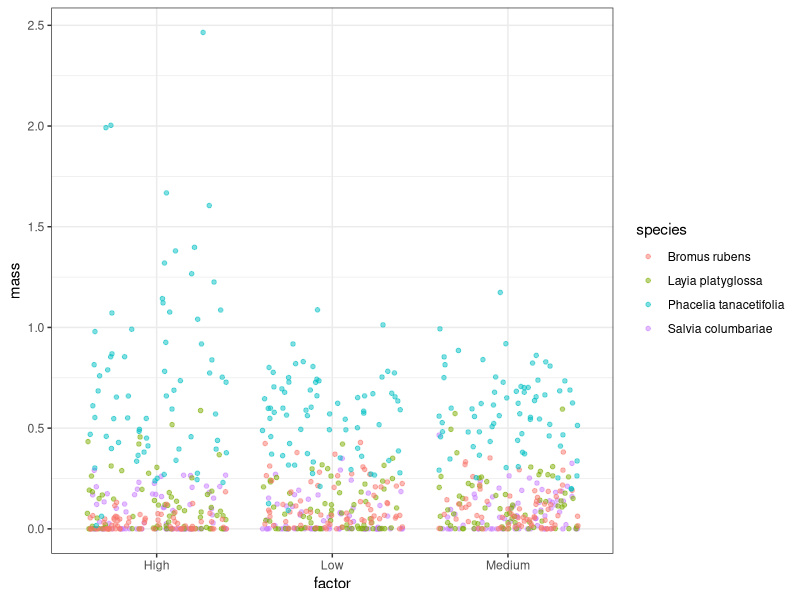
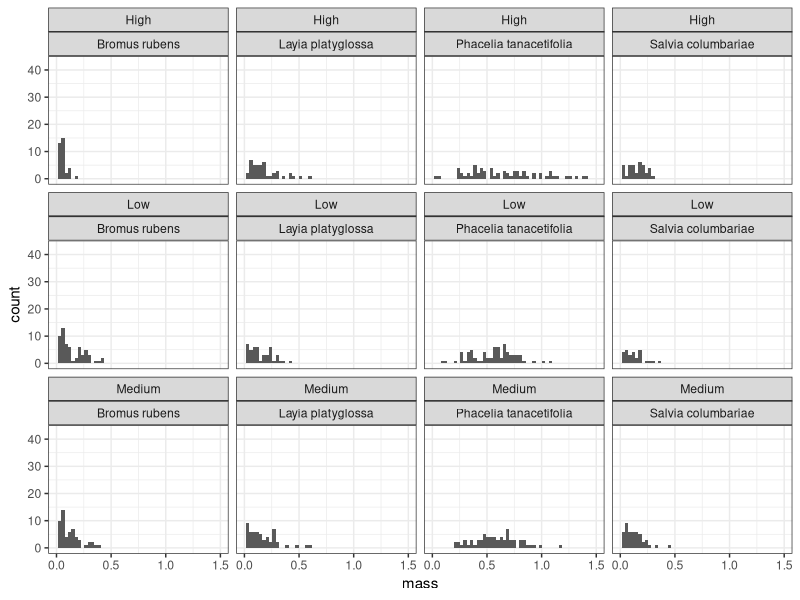
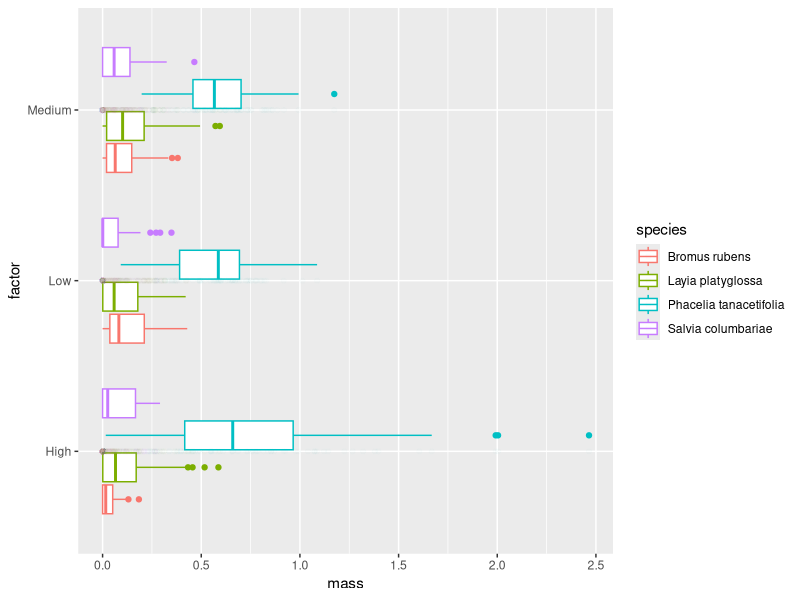
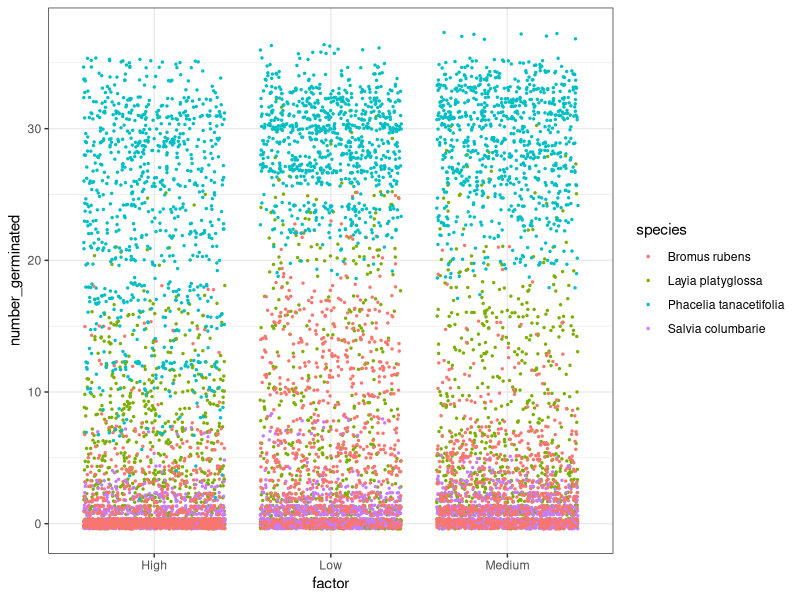
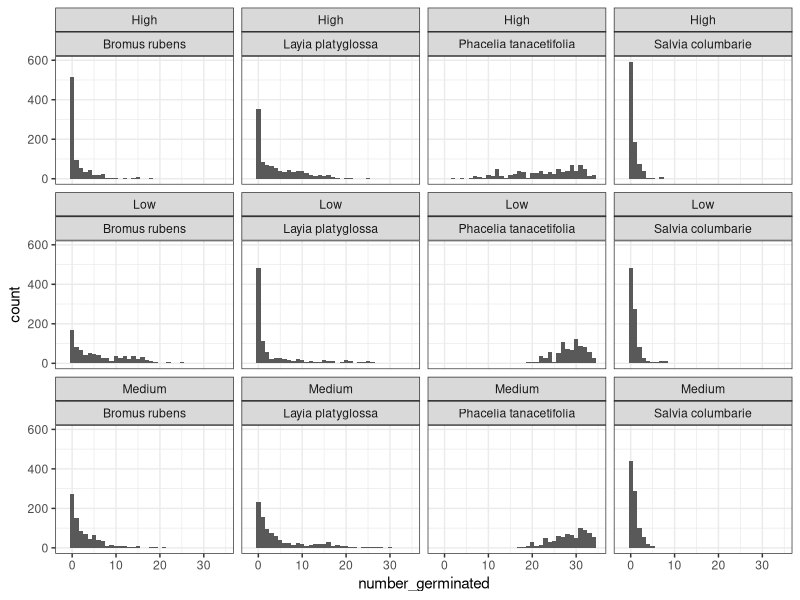
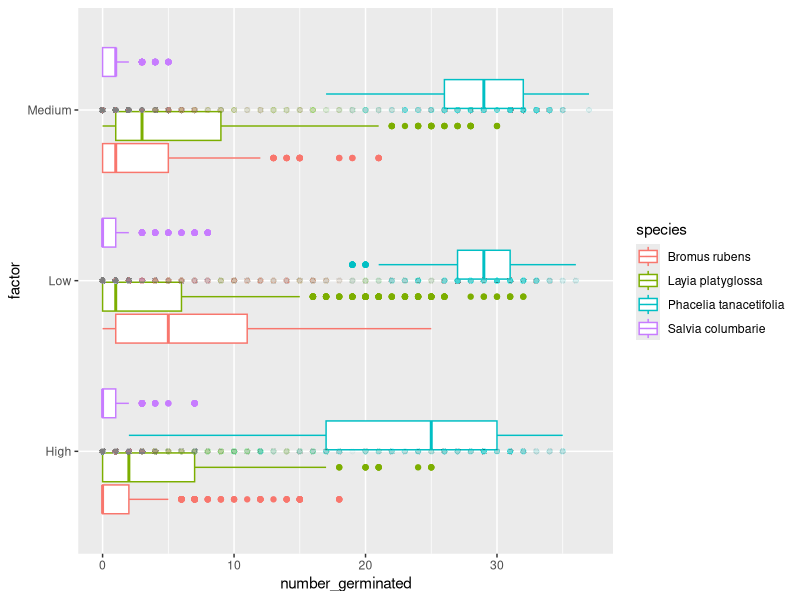
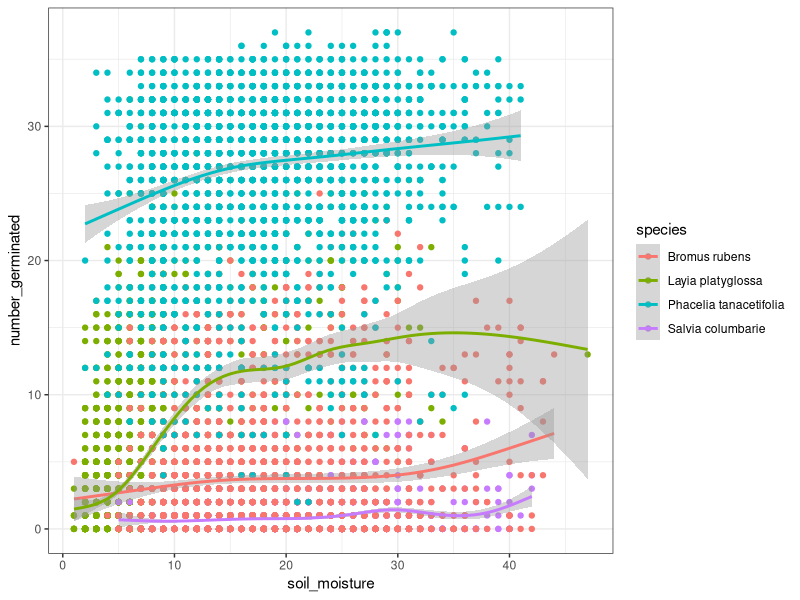
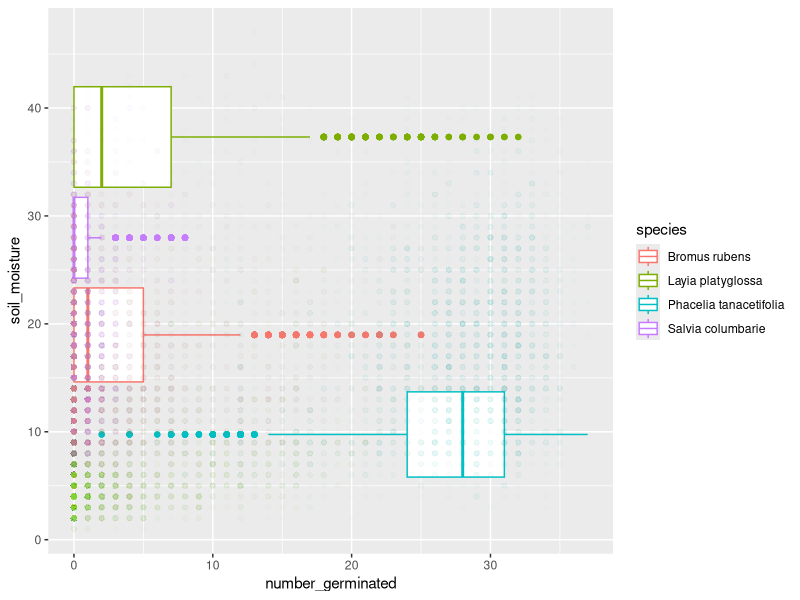

The R source for these figures, in order:
## ---- chunk 1
rm(list = ls())
library(tidyverse)
library(here)
library(ggfortify)
## ---- chunk 2
dry_mass <- read.csv(here("Data", "dry_mass_metadata.csv"),stringsAsFactors = TRUE)
germination <- read.csv(here("Data", "germination_data.csv"),stringsAsFactors = TRUE)
## ---- chunk 3
summary(dry_mass)
summary(germination)
## ---- chunk 4
ggplot(dry_mass, aes(factor, mass, color = species, group = species))+
     geom_point(position = "jitter", size = 1.25, alpha = 0.5)+
     theme_bw()
## ---- chunk 5
ggplot(dry_mass, aes(x = mass))+
      geom_histogram(binwidth=.03)+
       facet_wrap(~ factor + species, ncol = 4)+
       theme_bw()+ 
       xlim(-.0002, 1.5) 
## ---- chunk 6
mod = lm(mass ~ factor + species, data = dry_mass)
anova(mod)
summary(mod)
## ---- chunk 7
ggplot(dry_mass, aes(factor, mass, color = species))+
  geom_boxplot() +
  geom_point(alpha = 0.01) +
  coord_flip()
## ---- chunk 8
ggplot(germination, aes(factor, number_germinated, color = species, group = species))+
     geom_point(position = "jitter", size = .5, alpha = 2)+
     theme_bw()
## ---- chunk 9
ggplot(germination, aes(x = number_germinated))+
      geom_histogram(binwidth= 1)+
       facet_wrap(~ factor + species, ncol = 4)+
       theme_bw()+ 
       xlim(-2,35) 
## ---- chunk 10
mod = lm(number_germinated ~ factor + species, data = germination)
anova(mod)
summary(mod)
## ---- chunk 11
ggplot(germination, aes(factor, number_germinated, color = species))+
  geom_boxplot() +
  geom_point(alpha = 0.01) +
  coord_flip()
## ---- chunk 12
ggplot(germination, aes(x = soil_moisture, y = number_germinated, color = species, group = species))+
  geom_point() + 
  geom_smooth() +
  theme_bw()
  
## ---- chunk 13
mod = lm(number_germinated ~ soil_moisture + species, data = germination)
anova(mod)
summary(mod)
## ---- chunk 14
ggplot(germination, aes(soil_moisture, number_germinated, color = species))+
  geom_boxplot() +
  geom_point(alpha = 0.01) +
  coord_flip()
